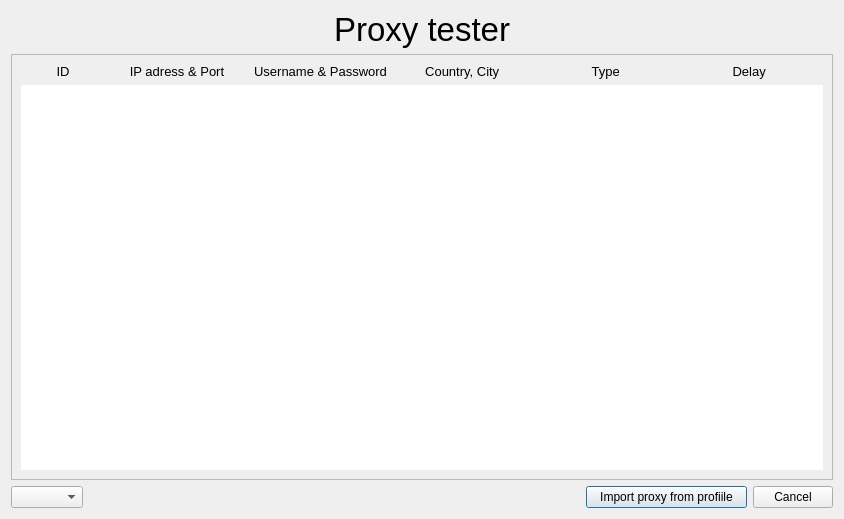
<?xml version="1.0" encoding="UTF-8"?>
<ui version="4.0">
 <class>Dialog</class>
 <widget class="QDialog" name="Dialog">
  <property name="geometry">
   <rect>
    <x>0</x>
    <y>0</y>
    <width>844</width>
    <height>519</height>
   </rect>
  </property>
  <property name="windowTitle">
   <string>Dialog</string>
  </property>
  <layout class="QVBoxLayout" name="verticalLayout">
   <item>
    <widget class="QLabel" name="label">
     <property name="font">
      <font>
       <family>Ubuntu</family>
       <pointsize>25</pointsize>
      </font>
     </property>
     <property name="contextMenuPolicy">
      <enum>Qt::NoContextMenu</enum>
     </property>
     <property name="text">
      <string>Proxy tester</string>
     </property>
     <property name="alignment">
      <set>Qt::AlignCenter</set>
     </property>
    </widget>
   </item>
   <item>
    <widget class="QScrollArea" name="scrollArea">
     <property name="sizeAdjustPolicy">
      <enum>QAbstractScrollArea::AdjustToContents</enum>
     </property>
     <property name="widgetResizable">
      <bool>true</bool>
     </property>
     <widget class="QWidget" name="scrollAreaWidgetContents_2">
      <property name="geometry">
       <rect>
        <x>0</x>
        <y>0</y>
        <width>824</width>
        <height>422</height>
       </rect>
      </property>
      <layout class="QVBoxLayout" name="verticalLayout_2">
       <item>
        <layout class="QGridLayout" name="gridLayout">
         <property name="sizeConstraint">
          <enum>QLayout::SetDefaultConstraint</enum>
         </property>
         <property name="horizontalSpacing">
          <number>0</number>
         </property>
         <item row="0" column="2">
          <widget class="QLabel" name="ipLabel">
           <property name="font">
            <font>
             <family>Ubuntu</family>
             <pointsize>10</pointsize>
            </font>
           </property>
           <property name="focusPolicy">
            <enum>Qt::NoFocus</enum>
           </property>
           <property name="contextMenuPolicy">
            <enum>Qt::NoContextMenu</enum>
           </property>
           <property name="text">
            <string>IP adress &amp; Port</string>
           </property>
           <property name="alignment">
            <set>Qt::AlignCenter</set>
           </property>
          </widget>
         </item>
         <item row="0" column="0">
          <widget class="QLabel" name="idLabel">
           <property name="sizePolicy">
            <sizepolicy hsizetype="Preferred" vsizetype="Preferred">
             <horstretch>0</horstretch>
             <verstretch>0</verstretch>
            </sizepolicy>
           </property>
           <property name="font">
            <font>
             <family>Ubuntu</family>
             <pointsize>10</pointsize>
            </font>
           </property>
           <property name="focusPolicy">
            <enum>Qt::NoFocus</enum>
           </property>
           <property name="contextMenuPolicy">
            <enum>Qt::NoContextMenu</enum>
           </property>
           <property name="text">
            <string>ID</string>
           </property>
           <property name="alignment">
            <set>Qt::AlignCenter</set>
           </property>
          </widget>
         </item>
         <item row="2" column="8">
          <widget class="QListWidget" name="delayList">
           <property name="font">
            <font>
             <pointsize>9</pointsize>
            </font>
           </property>
           <property name="contextMenuPolicy">
            <enum>Qt::NoContextMenu</enum>
           </property>
           <property name="styleSheet">
            <string notr="true">border: 0px;</string>
           </property>
           <property name="verticalScrollBarPolicy">
            <enum>Qt::ScrollBarAsNeeded</enum>
           </property>
           <property name="horizontalScrollBarPolicy">
            <enum>Qt::ScrollBarAlwaysOff</enum>
           </property>
           <property name="sizeAdjustPolicy">
            <enum>QAbstractScrollArea::AdjustToContents</enum>
           </property>
           <property name="editTriggers">
            <set>QAbstractItemView::NoEditTriggers</set>
           </property>
           <property name="showDropIndicator" stdset="0">
            <bool>false</bool>
           </property>
           <property name="dragDropMode">
            <enum>QAbstractItemView::NoDragDrop</enum>
           </property>
           <property name="alternatingRowColors">
            <bool>true</bool>
           </property>
           <property name="selectionMode">
            <enum>QAbstractItemView::ExtendedSelection</enum>
           </property>
           <property name="selectionBehavior">
            <enum>QAbstractItemView::SelectRows</enum>
           </property>
           <property name="verticalScrollMode">
            <enum>QAbstractItemView::ScrollPerItem</enum>
           </property>
           <property name="horizontalScrollMode">
            <enum>QAbstractItemView::ScrollPerPixel</enum>
           </property>
           <property name="movement">
            <enum>QListView::Static</enum>
           </property>
           <property name="flow">
            <enum>QListView::TopToBottom</enum>
           </property>
           <property name="isWrapping" stdset="0">
            <bool>false</bool>
           </property>
           <property name="resizeMode">
            <enum>QListView::Adjust</enum>
           </property>
           <property name="layoutMode">
            <enum>QListView::SinglePass</enum>
           </property>
           <property name="viewMode">
            <enum>QListView::ListMode</enum>
           </property>
           <property name="uniformItemSizes">
            <bool>false</bool>
           </property>
           <property name="wordWrap">
            <bool>false</bool>
           </property>
           <property name="selectionRectVisible">
            <bool>true</bool>
           </property>
           <property name="itemAlignment">
            <set>Qt::AlignCenter</set>
           </property>
           <property name="sortingEnabled">
            <bool>false</bool>
           </property>
          </widget>
         </item>
         <item row="2" column="4">
          <widget class="QListWidget" name="loactionList">
           <property name="font">
            <font>
             <pointsize>9</pointsize>
            </font>
           </property>
           <property name="contextMenuPolicy">
            <enum>Qt::NoContextMenu</enum>
           </property>
           <property name="styleSheet">
            <string notr="true">border: 0px;</string>
           </property>
           <property name="verticalScrollBarPolicy">
            <enum>Qt::ScrollBarAlwaysOff</enum>
           </property>
           <property name="horizontalScrollBarPolicy">
            <enum>Qt::ScrollBarAlwaysOff</enum>
           </property>
           <property name="sizeAdjustPolicy">
            <enum>QAbstractScrollArea::AdjustToContents</enum>
           </property>
           <property name="editTriggers">
            <set>QAbstractItemView::NoEditTriggers</set>
           </property>
           <property name="showDropIndicator" stdset="0">
            <bool>false</bool>
           </property>
           <property name="dragDropMode">
            <enum>QAbstractItemView::NoDragDrop</enum>
           </property>
           <property name="alternatingRowColors">
            <bool>true</bool>
           </property>
           <property name="selectionMode">
            <enum>QAbstractItemView::ExtendedSelection</enum>
           </property>
           <property name="selectionBehavior">
            <enum>QAbstractItemView::SelectRows</enum>
           </property>
           <property name="verticalScrollMode">
            <enum>QAbstractItemView::ScrollPerItem</enum>
           </property>
           <property name="horizontalScrollMode">
            <enum>QAbstractItemView::ScrollPerPixel</enum>
           </property>
           <property name="movement">
            <enum>QListView::Static</enum>
           </property>
           <property name="flow">
            <enum>QListView::TopToBottom</enum>
           </property>
           <property name="isWrapping" stdset="0">
            <bool>false</bool>
           </property>
           <property name="resizeMode">
            <enum>QListView::Adjust</enum>
           </property>
           <property name="layoutMode">
            <enum>QListView::SinglePass</enum>
           </property>
           <property name="viewMode">
            <enum>QListView::ListMode</enum>
           </property>
           <property name="uniformItemSizes">
            <bool>false</bool>
           </property>
           <property name="wordWrap">
            <bool>false</bool>
           </property>
           <property name="selectionRectVisible">
            <bool>true</bool>
           </property>
           <property name="itemAlignment">
            <set>Qt::AlignCenter</set>
           </property>
           <property name="sortingEnabled">
            <bool>false</bool>
           </property>
          </widget>
         </item>
         <item row="0" column="3">
          <widget class="QLabel" name="credsLabel">
           <property name="font">
            <font>
             <family>Ubuntu</family>
             <pointsize>10</pointsize>
            </font>
           </property>
           <property name="focusPolicy">
            <enum>Qt::NoFocus</enum>
           </property>
           <property name="contextMenuPolicy">
            <enum>Qt::NoContextMenu</enum>
           </property>
           <property name="text">
            <string>Username &amp; Password</string>
           </property>
           <property name="alignment">
            <set>Qt::AlignCenter</set>
           </property>
          </widget>
         </item>
         <item row="0" column="8">
          <widget class="QLabel" name="delayLabel">
           <property name="font">
            <font>
             <family>Ubuntu</family>
             <pointsize>10</pointsize>
            </font>
           </property>
           <property name="focusPolicy">
            <enum>Qt::NoFocus</enum>
           </property>
           <property name="contextMenuPolicy">
            <enum>Qt::NoContextMenu</enum>
           </property>
           <property name="text">
            <string>Delay </string>
           </property>
           <property name="alignment">
            <set>Qt::AlignCenter</set>
           </property>
          </widget>
         </item>
         <item row="0" column="4">
          <widget class="QLabel" name="locationLabel">
           <property name="font">
            <font>
             <family>Ubuntu</family>
             <pointsize>10</pointsize>
            </font>
           </property>
           <property name="focusPolicy">
            <enum>Qt::NoFocus</enum>
           </property>
           <property name="contextMenuPolicy">
            <enum>Qt::NoContextMenu</enum>
           </property>
           <property name="text">
            <string>Country, City </string>
           </property>
           <property name="alignment">
            <set>Qt::AlignCenter</set>
           </property>
          </widget>
         </item>
         <item row="2" column="0">
          <widget class="QListWidget" name="idList">
           <property name="sizePolicy">
            <sizepolicy hsizetype="Fixed" vsizetype="Expanding">
             <horstretch>0</horstretch>
             <verstretch>0</verstretch>
            </sizepolicy>
           </property>
           <property name="font">
            <font>
             <pointsize>9</pointsize>
            </font>
           </property>
           <property name="contextMenuPolicy">
            <enum>Qt::NoContextMenu</enum>
           </property>
           <property name="styleSheet">
            <string notr="true">border: 0px;</string>
           </property>
           <property name="verticalScrollBarPolicy">
            <enum>Qt::ScrollBarAlwaysOff</enum>
           </property>
           <property name="horizontalScrollBarPolicy">
            <enum>Qt::ScrollBarAlwaysOff</enum>
           </property>
           <property name="sizeAdjustPolicy">
            <enum>QAbstractScrollArea::AdjustToContents</enum>
           </property>
           <property name="editTriggers">
            <set>QAbstractItemView::NoEditTriggers</set>
           </property>
           <property name="showDropIndicator" stdset="0">
            <bool>false</bool>
           </property>
           <property name="dragDropMode">
            <enum>QAbstractItemView::NoDragDrop</enum>
           </property>
           <property name="alternatingRowColors">
            <bool>true</bool>
           </property>
           <property name="selectionMode">
            <enum>QAbstractItemView::ExtendedSelection</enum>
           </property>
           <property name="selectionBehavior">
            <enum>QAbstractItemView::SelectRows</enum>
           </property>
           <property name="verticalScrollMode">
            <enum>QAbstractItemView::ScrollPerItem</enum>
           </property>
           <property name="horizontalScrollMode">
            <enum>QAbstractItemView::ScrollPerPixel</enum>
           </property>
           <property name="movement">
            <enum>QListView::Static</enum>
           </property>
           <property name="flow">
            <enum>QListView::TopToBottom</enum>
           </property>
           <property name="isWrapping" stdset="0">
            <bool>false</bool>
           </property>
           <property name="resizeMode">
            <enum>QListView::Adjust</enum>
           </property>
           <property name="layoutMode">
            <enum>QListView::SinglePass</enum>
           </property>
           <property name="viewMode">
            <enum>QListView::ListMode</enum>
           </property>
           <property name="uniformItemSizes">
            <bool>false</bool>
           </property>
           <property name="wordWrap">
            <bool>false</bool>
           </property>
           <property name="selectionRectVisible">
            <bool>true</bool>
           </property>
           <property name="itemAlignment">
            <set>Qt::AlignCenter</set>
           </property>
           <property name="sortingEnabled">
            <bool>false</bool>
           </property>
          </widget>
         </item>
         <item row="2" column="3">
          <widget class="QListWidget" name="credsList">
           <property name="font">
            <font>
             <pointsize>9</pointsize>
            </font>
           </property>
           <property name="contextMenuPolicy">
            <enum>Qt::NoContextMenu</enum>
           </property>
           <property name="styleSheet">
            <string notr="true">border: 0px;</string>
           </property>
           <property name="verticalScrollBarPolicy">
            <enum>Qt::ScrollBarAlwaysOff</enum>
           </property>
           <property name="horizontalScrollBarPolicy">
            <enum>Qt::ScrollBarAlwaysOff</enum>
           </property>
           <property name="sizeAdjustPolicy">
            <enum>QAbstractScrollArea::AdjustToContents</enum>
           </property>
           <property name="editTriggers">
            <set>QAbstractItemView::NoEditTriggers</set>
           </property>
           <property name="showDropIndicator" stdset="0">
            <bool>false</bool>
           </property>
           <property name="dragDropMode">
            <enum>QAbstractItemView::NoDragDrop</enum>
           </property>
           <property name="alternatingRowColors">
            <bool>true</bool>
           </property>
           <property name="selectionMode">
            <enum>QAbstractItemView::ExtendedSelection</enum>
           </property>
           <property name="selectionBehavior">
            <enum>QAbstractItemView::SelectRows</enum>
           </property>
           <property name="verticalScrollMode">
            <enum>QAbstractItemView::ScrollPerItem</enum>
           </property>
           <property name="horizontalScrollMode">
            <enum>QAbstractItemView::ScrollPerPixel</enum>
           </property>
           <property name="movement">
            <enum>QListView::Static</enum>
           </property>
           <property name="flow">
            <enum>QListView::TopToBottom</enum>
           </property>
           <property name="isWrapping" stdset="0">
            <bool>false</bool>
           </property>
           <property name="resizeMode">
            <enum>QListView::Adjust</enum>
           </property>
           <property name="layoutMode">
            <enum>QListView::SinglePass</enum>
           </property>
           <property name="viewMode">
            <enum>QListView::ListMode</enum>
           </property>
           <property name="uniformItemSizes">
            <bool>false</bool>
           </property>
           <property name="wordWrap">
            <bool>false</bool>
           </property>
           <property name="selectionRectVisible">
            <bool>true</bool>
           </property>
           <property name="itemAlignment">
            <set>Qt::AlignCenter</set>
           </property>
           <property name="sortingEnabled">
            <bool>false</bool>
           </property>
          </widget>
         </item>
         <item row="0" column="6">
          <widget class="QLabel" name="typeLabel">
           <property name="font">
            <font>
             <family>Ubuntu</family>
             <pointsize>10</pointsize>
            </font>
           </property>
           <property name="focusPolicy">
            <enum>Qt::NoFocus</enum>
           </property>
           <property name="contextMenuPolicy">
            <enum>Qt::NoContextMenu</enum>
           </property>
           <property name="text">
            <string>Type </string>
           </property>
           <property name="alignment">
            <set>Qt::AlignCenter</set>
           </property>
          </widget>
         </item>
         <item row="2" column="2">
          <widget class="QListWidget" name="ipList">
           <property name="font">
            <font>
             <pointsize>9</pointsize>
            </font>
           </property>
           <property name="contextMenuPolicy">
            <enum>Qt::NoContextMenu</enum>
           </property>
           <property name="styleSheet">
            <string notr="true">border: 0px;</string>
           </property>
           <property name="verticalScrollBarPolicy">
            <enum>Qt::ScrollBarAlwaysOff</enum>
           </property>
           <property name="horizontalScrollBarPolicy">
            <enum>Qt::ScrollBarAlwaysOff</enum>
           </property>
           <property name="sizeAdjustPolicy">
            <enum>QAbstractScrollArea::AdjustToContents</enum>
           </property>
           <property name="editTriggers">
            <set>QAbstractItemView::NoEditTriggers</set>
           </property>
           <property name="showDropIndicator" stdset="0">
            <bool>false</bool>
           </property>
           <property name="dragDropMode">
            <enum>QAbstractItemView::NoDragDrop</enum>
           </property>
           <property name="alternatingRowColors">
            <bool>true</bool>
           </property>
           <property name="selectionMode">
            <enum>QAbstractItemView::ExtendedSelection</enum>
           </property>
           <property name="selectionBehavior">
            <enum>QAbstractItemView::SelectRows</enum>
           </property>
           <property name="verticalScrollMode">
            <enum>QAbstractItemView::ScrollPerItem</enum>
           </property>
           <property name="horizontalScrollMode">
            <enum>QAbstractItemView::ScrollPerPixel</enum>
           </property>
           <property name="movement">
            <enum>QListView::Static</enum>
           </property>
           <property name="flow">
            <enum>QListView::TopToBottom</enum>
           </property>
           <property name="isWrapping" stdset="0">
            <bool>false</bool>
           </property>
           <property name="resizeMode">
            <enum>QListView::Adjust</enum>
           </property>
           <property name="layoutMode">
            <enum>QListView::SinglePass</enum>
           </property>
           <property name="viewMode">
            <enum>QListView::ListMode</enum>
           </property>
           <property name="uniformItemSizes">
            <bool>false</bool>
           </property>
           <property name="wordWrap">
            <bool>false</bool>
           </property>
           <property name="selectionRectVisible">
            <bool>true</bool>
           </property>
           <property name="itemAlignment">
            <set>Qt::AlignCenter</set>
           </property>
           <property name="sortingEnabled">
            <bool>false</bool>
           </property>
          </widget>
         </item>
         <item row="2" column="6">
          <widget class="QListWidget" name="typeList">
           <property name="font">
            <font>
             <pointsize>9</pointsize>
            </font>
           </property>
           <property name="contextMenuPolicy">
            <enum>Qt::NoContextMenu</enum>
           </property>
           <property name="styleSheet">
            <string notr="true">border: 0px;</string>
           </property>
           <property name="verticalScrollBarPolicy">
            <enum>Qt::ScrollBarAlwaysOff</enum>
           </property>
           <property name="horizontalScrollBarPolicy">
            <enum>Qt::ScrollBarAlwaysOff</enum>
           </property>
           <property name="sizeAdjustPolicy">
            <enum>QAbstractScrollArea::AdjustToContents</enum>
           </property>
           <property name="editTriggers">
            <set>QAbstractItemView::NoEditTriggers</set>
           </property>
           <property name="showDropIndicator" stdset="0">
            <bool>false</bool>
           </property>
           <property name="dragDropMode">
            <enum>QAbstractItemView::NoDragDrop</enum>
           </property>
           <property name="alternatingRowColors">
            <bool>true</bool>
           </property>
           <property name="selectionMode">
            <enum>QAbstractItemView::ExtendedSelection</enum>
           </property>
           <property name="selectionBehavior">
            <enum>QAbstractItemView::SelectRows</enum>
           </property>
           <property name="verticalScrollMode">
            <enum>QAbstractItemView::ScrollPerItem</enum>
           </property>
           <property name="horizontalScrollMode">
            <enum>QAbstractItemView::ScrollPerPixel</enum>
           </property>
           <property name="movement">
            <enum>QListView::Static</enum>
           </property>
           <property name="flow">
            <enum>QListView::TopToBottom</enum>
           </property>
           <property name="isWrapping" stdset="0">
            <bool>false</bool>
           </property>
           <property name="resizeMode">
            <enum>QListView::Adjust</enum>
           </property>
           <property name="layoutMode">
            <enum>QListView::SinglePass</enum>
           </property>
           <property name="viewMode">
            <enum>QListView::ListMode</enum>
           </property>
           <property name="uniformItemSizes">
            <bool>false</bool>
           </property>
           <property name="wordWrap">
            <bool>false</bool>
           </property>
           <property name="selectionRectVisible">
            <bool>true</bool>
           </property>
           <property name="itemAlignment">
            <set>Qt::AlignCenter</set>
           </property>
           <property name="sortingEnabled">
            <bool>false</bool>
           </property>
          </widget>
         </item>
        </layout>
       </item>
      </layout>
     </widget>
    </widget>
   </item>
   <item>
    <layout class="QHBoxLayout" name="horizontalLayout_2">
     <item>
      <widget class="QComboBox" name="comboBox">
       <property name="contextMenuPolicy">
        <enum>Qt::NoContextMenu</enum>
       </property>
      </widget>
     </item>
     <item>
      <spacer name="horizontalSpacer_4">
       <property name="orientation">
        <enum>Qt::Horizontal</enum>
       </property>
       <property name="sizeHint" stdset="0">
        <size>
         <width>40</width>
         <height>20</height>
        </size>
       </property>
      </spacer>
     </item>
     <item>
      <widget class="QPushButton" name="pushButton">
       <property name="contextMenuPolicy">
        <enum>Qt::NoContextMenu</enum>
       </property>
       <property name="text">
        <string>   Import proxy from profiile   </string>
       </property>
      </widget>
     </item>
     <item>
      <widget class="QPushButton" name="cancel">
       <property name="contextMenuPolicy">
        <enum>Qt::NoContextMenu</enum>
       </property>
       <property name="text">
        <string>Cancel</string>
       </property>
      </widget>
     </item>
    </layout>
   </item>
  </layout>
 </widget>
 <resources/>
 <connections/>
</ui>
